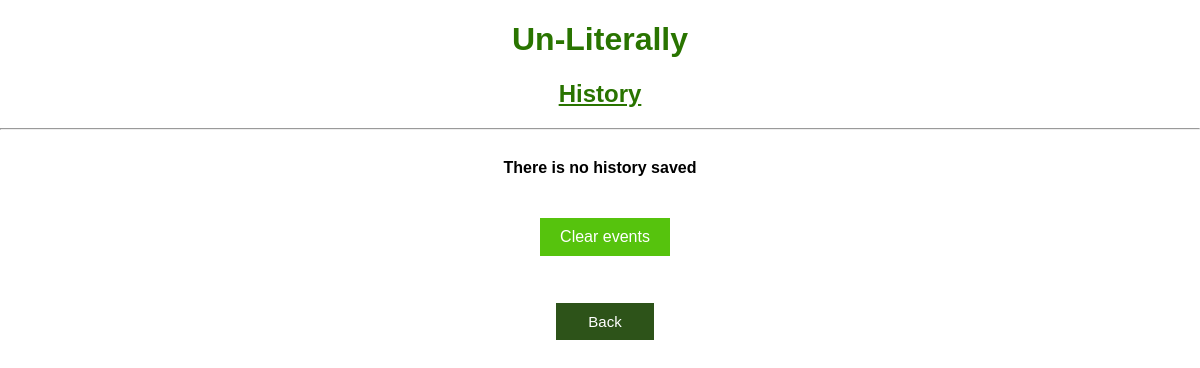
/history (signed in), run on an earlier commit of the app's database.
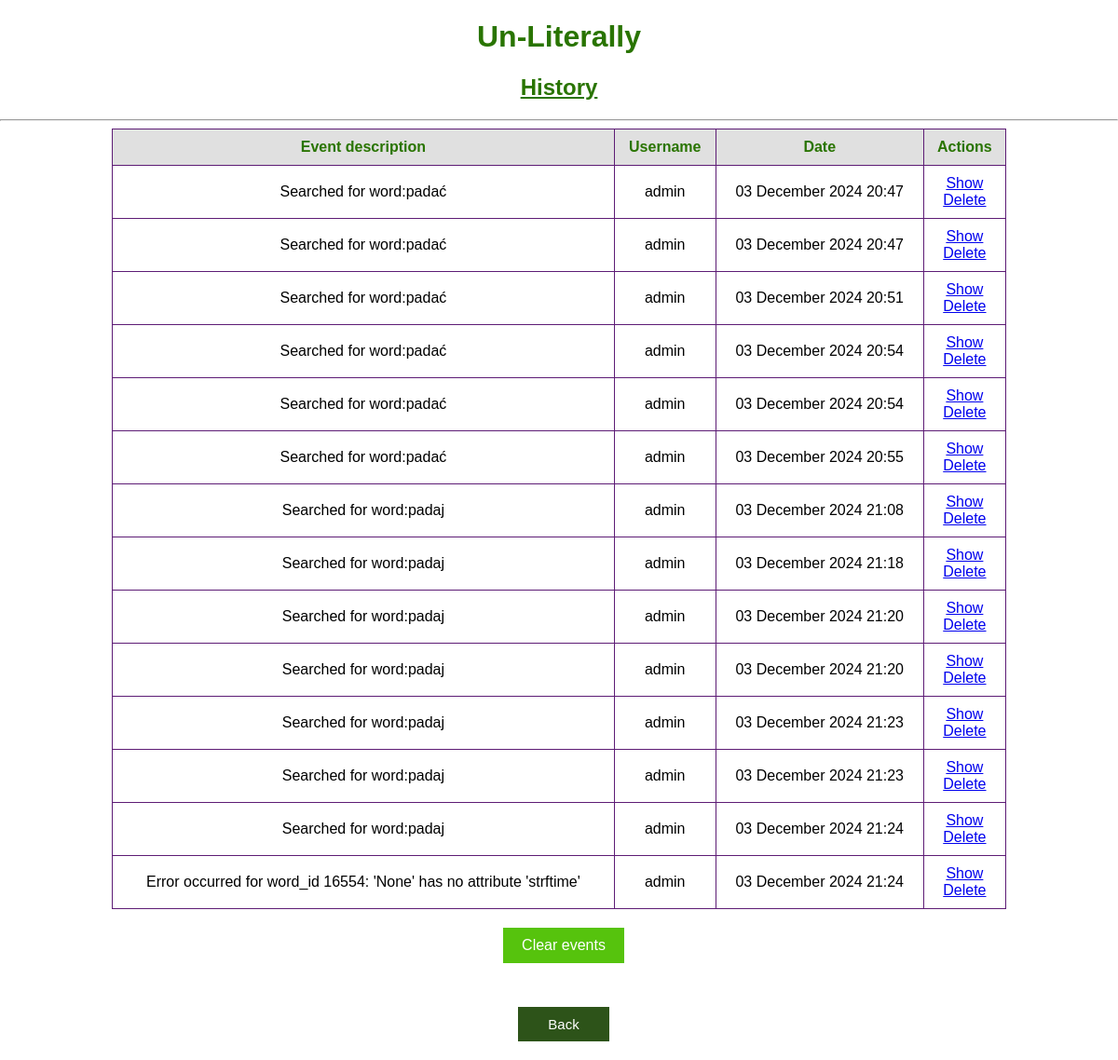
And on a later commit of the database.
### app.py (models this page shows)
class History(db.Model):
    id = db.Column(db.Integer, primary_key=True)
    date = db.Column(db.DateTime, default=datetime.utcnow)
    action = db.Column(db.String(5000), nullable=False)
    user = db.Column(db.String(50), nullable=False)

### app.py (the view)
@app.route('/history', methods=['GET'])
@login_required
def history():
    events = History.query.order_by(History.date).all()
    return render_template('history.html', events=events)

### app.py (called while the page is built)
@login_manager.user_loader
def load_user(user_id):
    return User.query.get(user_id)

### templates/history.html (shortened to what this page needs)
{% extends 'base.html' %}
{% block body %}
<div class="name">
    <h1 style="text-align: center; color: #297400; font-family: Arial; font-weight: bold;">Un-Literally</h1>
    <h2 style="text-align: center; color: #297400; text-decoration: underline; font-family: Arial; font-weight: bold;">History</h2>
</div>
<div>
    <hr>
    <div class="container_row">
        {% if events|length < 1 %}
            <h4 style="text-align: center;">There is no history saved</h4>
        {% else %}
            <table>
                <tr>
                    <th>Event description</th>
                    <th>Username</th>
                    <th>Date</th>
                    <th>Actions</th>
                </tr>
                {% for event in events %}
                    <tr>
                        <td>{% if event.action|length > 150 %}
                            {{ event.action[:150] + ' ...' }}
                        {% else %}
                            {{ event.action }}
                        {% endif %}
                        </td>
                        <td>{{ event.user }}</td>
                        <td>{{ event.date.strftime("%d %B %Y %H:%M") }}</td>
                        <td>
                            <a href="/show/event_{{event.id}}">Show</a>
                            <br>
                            <a href="/delete/event_{{event.id}}">Delete</a>
                        </td>
                    </tr>
                {% endfor %}
            </table>
        {% endif %}
    </div>
</div>
<div class="container_column">
    <button class="accept_button" onclick="window.location='/delete/events'" style="margin-left: 10px;">Clear events</button>
</div>
<div class="container_column">
    <button class="back_button" onclick="window.location='/menu'" style="margin-left: 10px;">Back</button>
</div>
{% endblock %}

### templates/base.html (shortened to what this page needs)
<!DOCTYPE html>
<html lang="en">
    <head>
        <link rel="stylesheet" href="{{ url_for('static', filename='css/main.css') }}">
    </head>
    <body>
        {% block body %}{% endblock %}
    </body>
</html>

### static/css/main.css (style rules this page uses)
body, html { margin: 0; font-family: sans-serif; background-color: #FFFFFF; }
.name { margin: 0 auto; width: 400px; }
table { border-collapse: collapse; width: 80%; margin: auto; border: 1px solid #5d1c75; }
th, td { padding: 10px; text-align: center; border: 1px solid #5d1c75; }
th { background-color: #e0e0e0; color: #297400; }
.back_button { background-color: #2d5319; border: none; color: white; padding: 10px 32px; text-align: center; text-decoration: none; display: inline-block; font-size: 15px; margin: 7px 0px 0px 0px; cursor: pointer; }
.container_column { display: flex; flex-direction: column; align-items: center; padding: 20px; margin: auto; max-width: 1000px; width: 90%; box-sizing: border-box; }
.container_row { display: flex; justify-content: center; align-items: center; width: 100%; margin: auto; }
button { padding: 10px 20px; font-size: 16px; border: none; cursor: pointer; transition: background-color 0.3s; }
button, input[type="submit"] { padding: 15px 40px; font-size: 18px; border: none; cursor: pointer; transition: background-color 0.3s; }
.accept_button, .back_button_v2 { padding: 10px 20px; font-size: 16px; border: none; cursor: pointer; transition: background-color 0.3s; }
.accept_button { background-color: #56c30d; color: white; }

What changed in the data, as far as the page shows it:
added History: action "Searched for word:padać", user "admin", date "03 December 2024 20:47"
added History: action "Searched for word:padać", user "admin", date "03 December 2024 20:47"
added History: action "Searched for word:padać", user "admin", date "03 December 2024 20:51"
added History: action "Searched for word:padać", user "admin", date "03 December 2024 20:54"
added History: action "Searched for word:padać", user "admin", date "03 December 2024 20:54"
added History: action "Searched for word:padać", user "admin", date "03 December 2024 20:55"
added History: action "Searched for word:padaj", user "admin", date "03 December 2024 21:08"
added History: action "Searched for word:padaj", user "admin", date "03 December 2024 21:18"
added History: action "Searched for word:padaj", user "admin", date "03 December 2024 21:20"
added History: action "Searched for word:padaj", user "admin", date "03 December 2024 21:20"
added History: action "Searched for word:padaj", user "admin", date "03 December 2024 21:23"
added History: action "Searched for word:padaj", user "admin", date "03 December 2024 21:23"
added History: action "Searched for word:padaj", user "admin", date "03 December 2024 21:24"
added History: action "Error occurred for word_id 16554: 'None' has no attribute 'strftime'", user "admin", date "03 December 2024 21:24"
Also different on the page:
text no longer shown: "There is no history saved"
text now shown: "Event description Username Date Actions"
